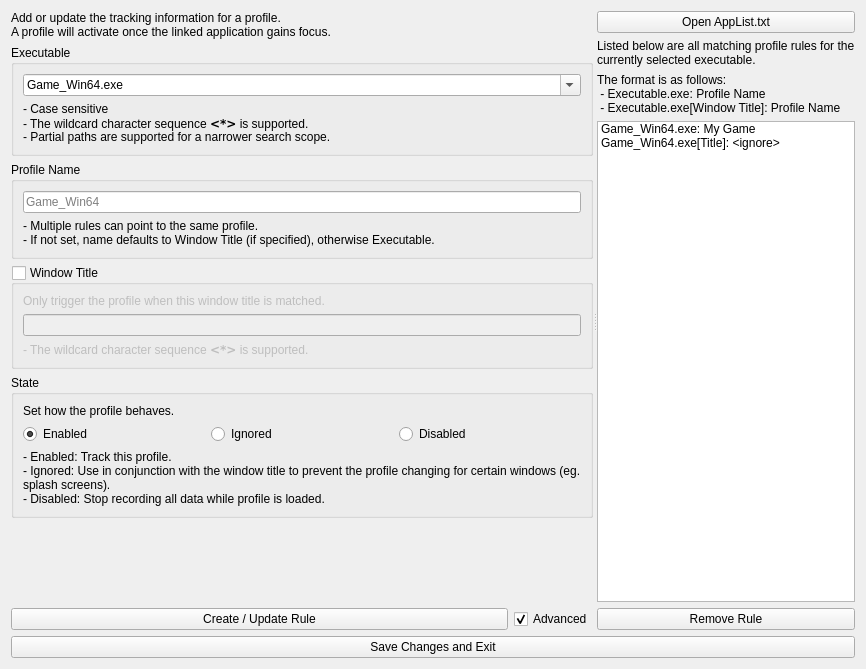
<?xml version="1.0" encoding="UTF-8"?>
<ui version="4.0">
 <class>Form</class>
 <widget class="QWidget" name="Form">
  <property name="geometry">
   <rect>
    <x>0</x>
    <y>0</y>
    <width>866</width>
    <height>669</height>
   </rect>
  </property>
  <property name="windowTitle">
   <string>AppList Updater</string>
  </property>
  <layout class="QVBoxLayout" name="verticalLayout">
   <item>
    <widget class="QSplitter" name="splitter">
     <property name="orientation">
      <enum>Qt::Orientation::Horizontal</enum>
     </property>
     <widget class="QWidget" name="layoutWidget">
      <layout class="QVBoxLayout" name="verticalLayout_2">
       <item>
        <widget class="QLabel" name="label_5">
         <property name="text">
          <string>Add or update the tracking information for a profile.
A profile will activate once the linked application gains focus.</string>
         </property>
         <property name="wordWrap">
          <bool>true</bool>
         </property>
        </widget>
       </item>
       <item>
        <widget class="QGroupBox" name="groupBox_3">
         <property name="toolTip">
          <string>Select an executable name from the loaded applications, or type one.
It is case sensitive and supports partial paths.
The &lt;*&gt; marker is treated as a wildcard, and multiple can be used.

Examples:
- MyGame.exe
- MyGame_build_&lt;*&gt;.exe
- steamapps/MyGame/bin/MyGame.exe
- \mygame\MyGame.exe</string>
         </property>
         <property name="title">
          <string>Executable</string>
         </property>
         <layout class="QVBoxLayout" name="verticalLayout_3">
          <item>
           <widget class="QComboBox" name="executable">
            <property name="editable">
             <bool>true</bool>
            </property>
            <property name="currentText">
             <string>Game_Win64.exe</string>
            </property>
           </widget>
          </item>
          <item>
           <widget class="QLabel" name="label_6">
            <property name="text">
             <string>- Case sensitive&lt;br&gt;- The wildcard character sequence &lt;strong&gt;&lt;code&gt;&amp;#60;*&amp;#62;&lt;/code&gt;&lt;/strong&gt; is supported.&lt;br&gt;- Partial paths are supported for a narrower search scope.</string>
            </property>
            <property name="wordWrap">
             <bool>true</bool>
            </property>
           </widget>
          </item>
         </layout>
        </widget>
       </item>
       <item>
        <widget class="QGroupBox" name="groupBox_6">
         <property name="toolTip">
          <string>Set the name of the profile.
Multiple rules can write to the same profile.

If this field is left empty, the profile name will be automatically determined. 
It will first try to use the 'Window Title' (if one is specified for this rule). 
If no 'Window Title' is specified, it will use the 'Executable' name as the profile name.</string>
         </property>
         <property name="title">
          <string>Profile Name</string>
         </property>
         <layout class="QVBoxLayout" name="verticalLayout_6">
          <item>
           <widget class="QLineEdit" name="profile_name">
            <property name="placeholderText">
             <string>Game_Win64</string>
            </property>
           </widget>
          </item>
          <item>
           <widget class="QLabel" name="label_10">
            <property name="minimumSize">
             <size>
              <width>70</width>
              <height>0</height>
             </size>
            </property>
            <property name="text">
             <string>- Multiple rules can point to the same profile.
- If not set, name defaults to Window Title (if specified), otherwise Executable.</string>
            </property>
            <property name="wordWrap">
             <bool>true</bool>
            </property>
           </widget>
          </item>
         </layout>
        </widget>
       </item>
       <item>
        <widget class="QGroupBox" name="window_title_enabled">
         <property name="toolTip">
          <string>Add a check on the window title.
These rules take priority over any matching rule without a window title.
This may be used for example to ignore a splash screen when an application is
being loaded, assuming the splash screen has a different title.</string>
         </property>
         <property name="title">
          <string>Window Title</string>
         </property>
         <property name="checkable">
          <bool>true</bool>
         </property>
         <property name="checked">
          <bool>false</bool>
         </property>
         <layout class="QVBoxLayout" name="verticalLayout_4">
          <item>
           <widget class="QLabel" name="label_8">
            <property name="text">
             <string>Only trigger the profile when this window title is matched.</string>
            </property>
           </widget>
          </item>
          <item>
           <widget class="QLineEdit" name="window_title"/>
          </item>
          <item>
           <widget class="QLabel" name="label">
            <property name="text">
             <string>- The wildcard character sequence &lt;strong&gt;&lt;code&gt;&amp;#60;*&amp;#62;&lt;/code&gt;&lt;/strong&gt; is supported.</string>
            </property>
            <property name="wordWrap">
             <bool>true</bool>
            </property>
           </widget>
          </item>
         </layout>
        </widget>
       </item>
       <item>
        <widget class="QGroupBox" name="groupBox_5">
         <property name="toolTip">
          <string>Set how the profile should work.

- An ignored profile is meant to work in conjunction with the window title option,
so particular cases such as splash screens can be ignored instead of recording low
resolution data to the application.

- A disabled profile is for when the tracking data should be discarded. As of right
now it records to a &quot;Untracked&quot; profile.</string>
         </property>
         <property name="title">
          <string>State</string>
         </property>
         <layout class="QVBoxLayout" name="verticalLayout_5">
          <item>
           <widget class="QLabel" name="label_9">
            <property name="text">
             <string>Set how the profile behaves.</string>
            </property>
           </widget>
          </item>
          <item>
           <layout class="QHBoxLayout" name="horizontalLayout_3">
            <item>
             <widget class="QRadioButton" name="state_enabled">
              <property name="text">
               <string>Enabled</string>
              </property>
              <property name="checked">
               <bool>true</bool>
              </property>
             </widget>
            </item>
            <item>
             <widget class="QRadioButton" name="state_ignored">
              <property name="text">
               <string>Ignored</string>
              </property>
             </widget>
            </item>
            <item>
             <widget class="QRadioButton" name="state_disabled">
              <property name="text">
               <string>Disabled</string>
              </property>
             </widget>
            </item>
           </layout>
          </item>
          <item>
           <widget class="QLabel" name="label_2">
            <property name="text">
             <string>- Enabled: Track this profile.
- Ignored: Use in conjunction with the window title to prevent the profile changing for certain windows (eg. splash screens).
- Disabled: Stop recording all data while profile is loaded.</string>
            </property>
            <property name="wordWrap">
             <bool>true</bool>
            </property>
           </widget>
          </item>
         </layout>
        </widget>
       </item>
       <item>
        <spacer name="verticalSpacer">
         <property name="orientation">
          <enum>Qt::Orientation::Vertical</enum>
         </property>
         <property name="sizeHint" stdset="0">
          <size>
           <width>20</width>
           <height>40</height>
          </size>
         </property>
        </spacer>
       </item>
       <item>
        <layout class="QHBoxLayout" name="horizontalLayout_5">
         <item>
          <widget class="QPushButton" name="create">
           <property name="sizePolicy">
            <sizepolicy hsizetype="MinimumExpanding" vsizetype="Fixed">
             <horstretch>0</horstretch>
             <verstretch>0</verstretch>
            </sizepolicy>
           </property>
           <property name="toolTip">
            <string>Create the new rule or update the matching one.</string>
           </property>
           <property name="text">
            <string>Create / Update Rule</string>
           </property>
          </widget>
         </item>
         <item>
          <widget class="QCheckBox" name="advanced">
           <property name="toolTip">
            <string>Show advanced options.</string>
           </property>
           <property name="text">
            <string>Advanced</string>
           </property>
           <property name="checked">
            <bool>true</bool>
           </property>
          </widget>
         </item>
        </layout>
       </item>
      </layout>
     </widget>
     <widget class="QWidget" name="layoutWidget">
      <layout class="QVBoxLayout" name="verticalLayout_8">
       <item>
        <widget class="QPushButton" name="open">
         <property name="toolTip">
          <string>Open the AppList.txt file.</string>
         </property>
         <property name="text">
          <string>Open AppList.txt</string>
         </property>
        </widget>
       </item>
       <item>
        <widget class="QLabel" name="label_3">
         <property name="text">
          <string>Listed below are all matching profile rules for the currently selected executable.</string>
         </property>
         <property name="wordWrap">
          <bool>true</bool>
         </property>
        </widget>
       </item>
       <item>
        <widget class="QLabel" name="label_4">
         <property name="text">
          <string>The format is as follows:
 - Executable.exe: Profile Name
 - Executable.exe[Window Title]: Profile Name</string>
         </property>
         <property name="wordWrap">
          <bool>true</bool>
         </property>
        </widget>
       </item>
       <item>
        <widget class="QListWidget" name="rules">
         <property name="baseSize">
          <size>
           <width>100</width>
           <height>0</height>
          </size>
         </property>
         <property name="toolTip">
          <string>List of matching rules.

Possible formats:
- App.exe
- App.exe[Title]
- App.exe: Name
- App.exe[Title]: Name</string>
         </property>
         <item>
          <property name="text">
           <string>Game_Win64.exe: My Game</string>
          </property>
         </item>
         <item>
          <property name="text">
           <string>Game_Win64.exe[Title]: &lt;ignore&gt;</string>
          </property>
         </item>
        </widget>
       </item>
       <item>
        <widget class="QPushButton" name="remove">
         <property name="toolTip">
          <string>Remove the selected rule.</string>
         </property>
         <property name="text">
          <string>Remove Rule</string>
         </property>
        </widget>
       </item>
      </layout>
     </widget>
    </widget>
   </item>
   <item>
    <widget class="QPushButton" name="save">
     <property name="toolTip">
      <string>Save all changes made and close this window.</string>
     </property>
     <property name="text">
      <string>Save Changes and Exit</string>
     </property>
    </widget>
   </item>
  </layout>
 </widget>
 <resources/>
 <connections>
  <connection>
   <sender>advanced</sender>
   <signal>toggled(bool)</signal>
   <receiver>label_6</receiver>
   <slot>setVisible(bool)</slot>
   <hints>
    <hint type="sourcelabel">
     <x>583</x>
     <y>590</y>
    </hint>
    <hint type="destinationlabel">
     <x>113</x>
     <y>86</y>
    </hint>
   </hints>
  </connection>
  <connection>
   <sender>advanced</sender>
   <signal>toggled(bool)</signal>
   <receiver>window_title_enabled</receiver>
   <slot>setVisible(bool)</slot>
   <hints>
    <hint type="sourcelabel">
     <x>583</x>
     <y>590</y>
    </hint>
    <hint type="destinationlabel">
     <x>245</x>
     <y>355</y>
    </hint>
   </hints>
  </connection>
  <connection>
   <sender>advanced</sender>
   <signal>toggled(bool)</signal>
   <receiver>groupBox_5</receiver>
   <slot>setVisible(bool)</slot>
   <hints>
    <hint type="sourcelabel">
     <x>583</x>
     <y>590</y>
    </hint>
    <hint type="destinationlabel">
     <x>111</x>
     <y>375</y>
    </hint>
   </hints>
  </connection>
  <connection>
   <sender>state_enabled</sender>
   <signal>toggled(bool)</signal>
   <receiver>groupBox_6</receiver>
   <slot>setEnabled(bool)</slot>
   <hints>
    <hint type="sourcelabel">
     <x>98</x>
     <y>430</y>
    </hint>
    <hint type="destinationlabel">
     <x>169</x>
     <y>186</y>
    </hint>
   </hints>
  </connection>
  <connection>
   <sender>advanced</sender>
   <signal>toggled(bool)</signal>
   <receiver>open</receiver>
   <slot>setVisible(bool)</slot>
   <hints>
    <hint type="sourcelabel">
     <x>541</x>
     <y>575</y>
    </hint>
    <hint type="destinationlabel">
     <x>753</x>
     <y>31</y>
    </hint>
   </hints>
  </connection>
 </connections>
</ui>
